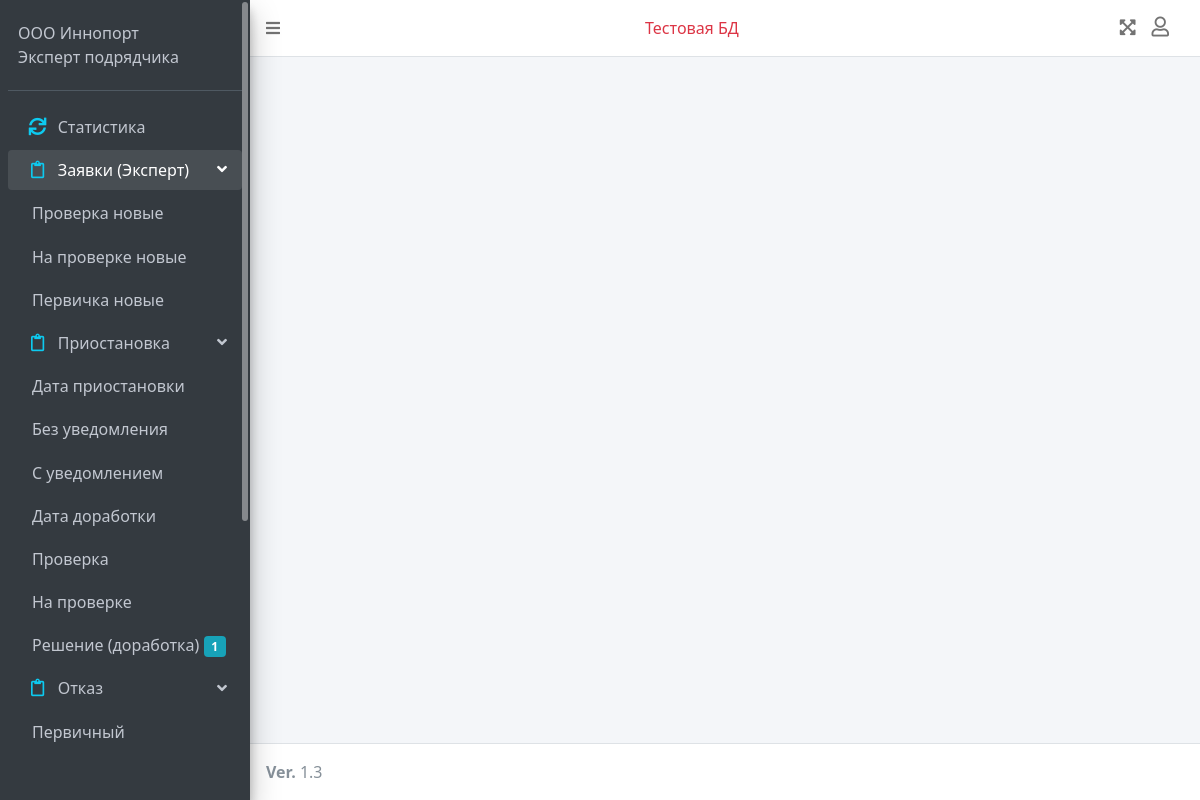
Before: /dash/all_orders_list/586 (signed in) with the older database file.
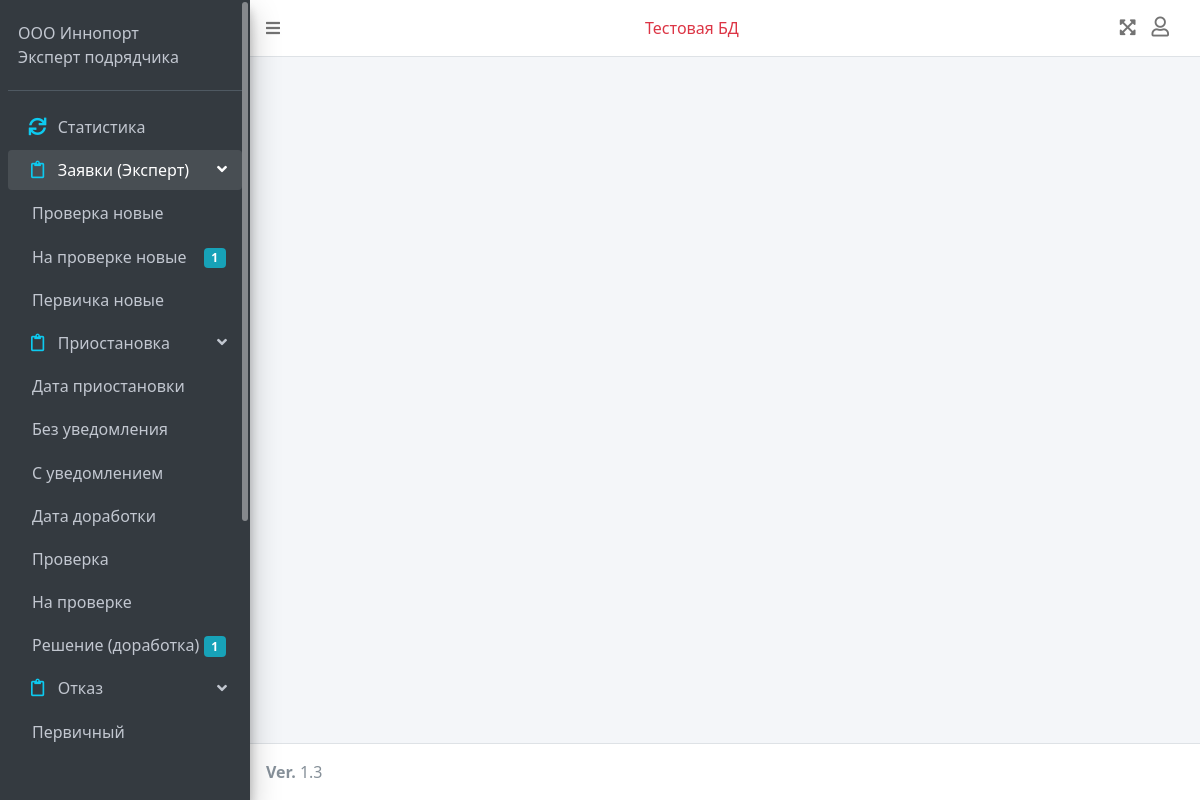
After: the same page with the newer database file.
### dash/models.py (models this page shows)
class Counters(models.Model):
    user = models.OneToOneField(User, on_delete=models.CASCADE, primary_key=True, default=None)
    new_orders_check_is_needed = models.IntegerField(default=0, null=True)
    check_orders_sent_for_check_preliminary = models.IntegerField(default=0, null=True)
    check_orders_to_check_preliminary = models.IntegerField(default=0, null=True)
    check_orders_checked_preliminary = models.IntegerField(default=0, null=True)
    check_orders_to_check_after_temp_stop = models.IntegerField(default=0, null=True)
    check_orders_checked_after_temp_stop = models.IntegerField(default=0, null=True)
    new_orders = models.IntegerField(default=0, null=True)
    temp_stop_date = models.IntegerField(default=0, null=True)
    temp_stop_without_notification = models.IntegerField(default=0, null=True)
    temp_stop_with_notification = models.IntegerField(default=0, null=True)
    temp_stop_remade_order_date = models.IntegerField(default=0, null=True)
    temp_stop_check = models.IntegerField(default=0, null=True)
    temp_stop_on_check = models.IntegerField(default=0, null=True)
    temp_stop_remade_order_decision = models.IntegerField(default=0, null=True)
    refuse_preliminary = models.IntegerField(default=0, null=True)
    refuse_by_docs = models.IntegerField(default=0, null=True)
    refuse_by_date = models.IntegerField(default=0, null=True)
    ez_doc = models.IntegerField(default=0, null=True)
    ez_pdf = models.IntegerField(default=0, null=True)
    ez_doc_remake = models.IntegerField(default=0, null=True)
    def __str__(self):
        return self.user.first_name + ' ' + self.user.last_name

### dash/views.py (the view)
# urls.py: path('all_orders_list/<int:order_id>', views.order_info, name='order_info'),
@login_required(redirect_field_name=None, login_url='/')
def order_info(request, order_id):
    context = dash_get_info(request)
    order = Order.objects.get(id=order_id)
    applier = Applier.objects.get(order=order)
    responsibles_for_order_preliminary = ResponsibleForOrderPreliminary.objects.filter(order=order)
    responsibles_for_order_after_temp_stop = ResponsibleForOrderAfterTempStop.objects.filter(order=order)
    check_preliminary_responsible_experts = CheckPreliminaryResponsibleExpert.objects.filter(check_preliminary__order=order)
    check_preliminary_files_to_check = CheckPreliminaryFileToCheck.objects.filter(check_preliminary__order=order)
    check_preliminary_files_returned_check = CheckPreliminaryFileToCheckReturned.objects.filter(check_preliminary_file_to_check__check_preliminary__order=order)
    check_preliminary_files_final_check = CheckPreliminaryFileToCheckFinal.objects.filter(check_preliminary_file_to_check__check_preliminary__order=order)
    check_after_temp_stop_responsible_experts = CheckAfterTempStopResponsibleExpert.objects.filter(check_after_temp_stop__order=order)
    check_after_temp_stop_files_to_check = CheckAfterTempStopFileToCheck.objects.filter(check_after_temp_stop__order=order)
    check_after_temp_stop_files_returned_check = CheckAfterTempStopFileToCheckReturned.objects.filter(check_after_temp_stop_file_to_check__check_after_temp_stop__order=order)
    check_after_temp_stop_files_final_check = CheckAfterTempStopFileToCheckFinal.objects.filter(check_after_temp_stop_file_to_check__check_after_temp_stop__order=order)
    try:
        temp_stop_notification = NotificationTempStop.objects.filter(order=order)
    except NotificationTempStop.DoesNotExist:
        temp_stop_notification = None
    if temp_stop_notification:
        temp_stop = TempStop.objects.filter(notification=temp_stop_notification.latest('added')).latest('added')
        temp_stop_files = TempStopFiles.objects.filter(temp_stop=temp_stop)
    else:
        temp_stop = None
        temp_stop_files = None
    try:
        notification_refuse = NotificationRefuse.objects.filter(order=order)
    except Refuse.DoesNotExist:
        notification_refuse = None
    if notification_refuse:
        refuse = Refuse.objects.filter(notification=notification_refuse.latest('added')).latest('added')
        refuse_files = RefuseFiles.objects.filter(refuse=refuse)
    else:
        refuse = None
        refuse_files = None
    try:
        refuse_reasons_after_temp_stop = RefuseReasonsAfterTempStopByOrders.objects.filter(order=order)
    except ObjectDoesNotExist:
        refuse_reasons_after_temp_stop = None
    try:
        refuse_reasons_preliminary = RefuseReasonsPreliminaryByOrders.objects.filter(order=order)
    except ObjectDoesNotExist:
        refuse_reasons_preliminary = None
    try:
        ez_doc = EZdoc.objects.filter(order=order)
    except EZdoc.DoesNotExist:
        ez_doc = None
    if ez_doc:
        ez_pdf = EZpdf.objects.filter(ez_doc__order=order)
    else:
        ez_pdf = None
    try:
        appointed_for_ok = AppointedForOK.objects.filter(ready_for_OK__order=order)
    except AppointedForOK.DoesNotExist:
        appointed_for_ok = None
    try:
        protocol_orders = ProtocolOrders.objects.filter(appointed_for_ok__ready_for_OK__order=order)
    except ProtocolOrders.DoesNotExist:
        protocol_orders = None
    status_change_history = StatusChange.objects.filter(order=order).order_by('-added')
    print(order)
    context.update({
        'order': order,
        'counter': get_counter(request.user),
        'applier': applier,
        'responsibles_for_order_preliminary': responsibles_for_order_preliminary,
        'responsibles_for_order_after_temp_stop': responsibles_for_order_after_temp_stop,
        'check_preliminary_responsible_experts': check_preliminary_responsible_experts,
        'check_after_temp_stop_responsible_experts': check_after_temp_stop_responsible_experts,
        'check_after_temp_stop_files_to_check': check_after_temp_stop_files_to_check,
        'check_after_preliminary_files_to_check': check_preliminary_files_to_check,
        'check_after_temp_stop_files_returned_check': check_after_temp_stop_files_returned_check,
        'check_after_temp_stop_files_final_check': check_after_temp_stop_files_final_check,
        'check_preliminary_files_returned_check': check_preliminary_files_returned_check,
        'check_preliminary_files_final_check': check_preliminary_files_final_check,
        'status_change_history': status_change_history,
        'temp_stop': temp_stop,
        'temp_stop_files': temp_stop_files,
        'temp_stop_notification': temp_stop_notification,
        'notification_refuse': notification_refuse,
        'refuse': refuse,
        'refuse_files': refuse_files,
        'ez_docs': ez_doc,
        'ez_pdfs': ez_pdf,
        'appointed_for_ok': appointed_for_ok,
        'protocol_orders': protocol_orders,
        'refuse_reasons_after_temp_stop': refuse_reasons_after_temp_stop,
        'refuse_reasons_preliminary': refuse_reasons_preliminary
    })
    return render(request, 'dash/menu/admin/dash_admin_order_info.html', context)

### dash/models.py (called while the page is built)
    def __str__(self):
        return self.name

    def __str__(self):
        return str(self.id) + '. ' + self.number + ' - ' + self.company + ' - ' + self.status.name

### dash/views.py (called while the page is built)
def get_counter(user_obj):
    user_profile = userprofile.objects.get(user=user_obj)
    if user_profile.role.name == 'Статистика (лотки)':
        try:
            counter = CountersLotki.objects.get(user_role_name='Статистика (лотки)')
        except CountersLotki.DoesNotExist:
            counter = None
    else:
        if user_profile.role.name == 'Админ' or user_profile.role.name == 'Суперадмин':
            print('админ')
            try:
                counter = CountersAdmin.objects.get(user_role_name='Админ')
            except CountersAdmin.DoesNotExist:
                counter = None
        else:
            try:
                counter = Counters.objects.get(user=user_obj)
            except Counters.DoesNotExist:
                counter = None
    print(counter)
    return counter

### login/models.py (called while the page is built)
    def __str__(self):
        return self.name

### dash/templates/dash/menu/admin/dash_admin_order_info.html (shortened to what this page needs)
{%extends 'dash/dash_base.html' %}
{% load static %}
{% load humanize %}

### dash/templates/dash/dash_base.html (shortened to what the changed rows need)
<!DOCTYPE html>
{% load static %}
<html lang="en">
    <head>
      <link rel="stylesheet" href="https://cdnjs.cloudflare.com/ajax/libs/animate.css/4.1.1/animate.min.css"/>
      <link rel="stylesheet" type="text/css" href="{% static 'dash/css/adminlte_min_css.css' %}">
      <link rel="stylesheet" type="text/css" href="{% static 'dash/plugins/overlayScrollbars/css/OverlayScrollbars_min_css.css' %}">
      <link rel="stylesheet" type="text/css" href="{% static 'dash/plugins/toastr/css/toastr.css' %}">
      <link rel="stylesheet" type="text/css" href="{% static 'dash/css/adminlte_min_css.css' %}">
      <link rel="stylesheet" type="text/css" href="{% static 'dash/css/progress_bar_css.css' %}">
      <link rel="stylesheet" type="text/css" href="{% static 'dash/plugins/datatable/css/jquery_dataTables_min_css.css' %}">
      <link rel="stylesheet" href="//code.jquery.com/ui/1.12.1/themes/base/jquery-ui.css">
      <link rel="stylesheet" href="https://pro.fontawesome.com/releases/v5.10.0/css/all.css"/>
      <link rel="stylesheet" href="https://code.ionicframework.com/ionicons/2.0.1/css/ionicons.min.css">
      <link href="https://cdn.jsdelivr.net/npm/bootstrap@5.0.0-beta1/dist/css/bootstrap.min.css" rel="stylesheet">
      <link href="https://cdn.jsdelivr.net/npm/summernote@0.8.18/dist/summernote.min.css" rel="stylesheet">
      <link rel="stylesheet" type="text/css" href="{% static 'dash/plugins/datetimepicker/css/bootstrap_datetimepicker_min_css.css' %}">
      <link rel="stylesheet" type="text/css" href="{% static 'dash/css/custom_css.css' %}">
    </head>
    <body class="hold-transition sidebar-mini layout-fixed" id="body">
    <div class="wrapper">
      <aside class="main-sidebar sidebar-dark-primary elevation-4">
        <div class="sidebar">
          <nav class="mt-2">
            <ul class="nav nav-pills nav-sidebar flex-column" data-widget="treeview" role="menu" data-accordion="false">
            {% if user_profile.role.name == 'Эксперт МБМ' or user_profile.role.name == 'Эксперт подрядчика' %}
              <li class="nav-item expert-MBM menu-item" id="new_orders_ready_to_proceed_list">
                <ul class="nav nav-treeview">
                  {% if user_profile.common_check_needed %}
                  <li class="nav-item menu-link pl-2 status-for-check" id="nav_new_orders_sent_for_preliminary_check">
                    <a class="nav-link menu-link cursor-pointer">
                      <p>На проверке новые<span class="badge badge-info right bage-new-orders-sent-for-check">{% if counter.check_orders_sent_for_check_preliminary == 0 %}{% else %}{{ counter.check_orders_sent_for_check_preliminary }}{% endif %}</span></p>
                    </a>
                  </li>
                  {% endif %}
                  <li class="nav-item expert-MBM menu-item" id="temp_stop_menu">
                    <ul class="nav nav-treeview">
                      <li class="nav-item menu-link pl-2" id="nav_orders_temp_stop_decision" data-toggle="tooltip" data-placement="right" title="Принятие решения по доработанной заявке">
                        <a class="nav-link menu-link cursor-pointer">
                          <p>Решение (доработка)<span class="badge badge-info right bage-orders-temp-stop-decision">{% if counter.temp_stop_remade_order_decision == 0 %}{% else %}{{ counter.temp_stop_remade_order_decision }}{% endif %}</span></p>
                        </a>
                      </li>
                    </ul>
                  </li>
                </ul>
              </li>
            {% endif %}
            </ul>
          </nav>
        </div>
      </aside>
    </div>
    </body>
</html>

Changed rows visible on the page:
changed Counters: check_orders_sent_for_check_preliminary (not shown) → "1"
